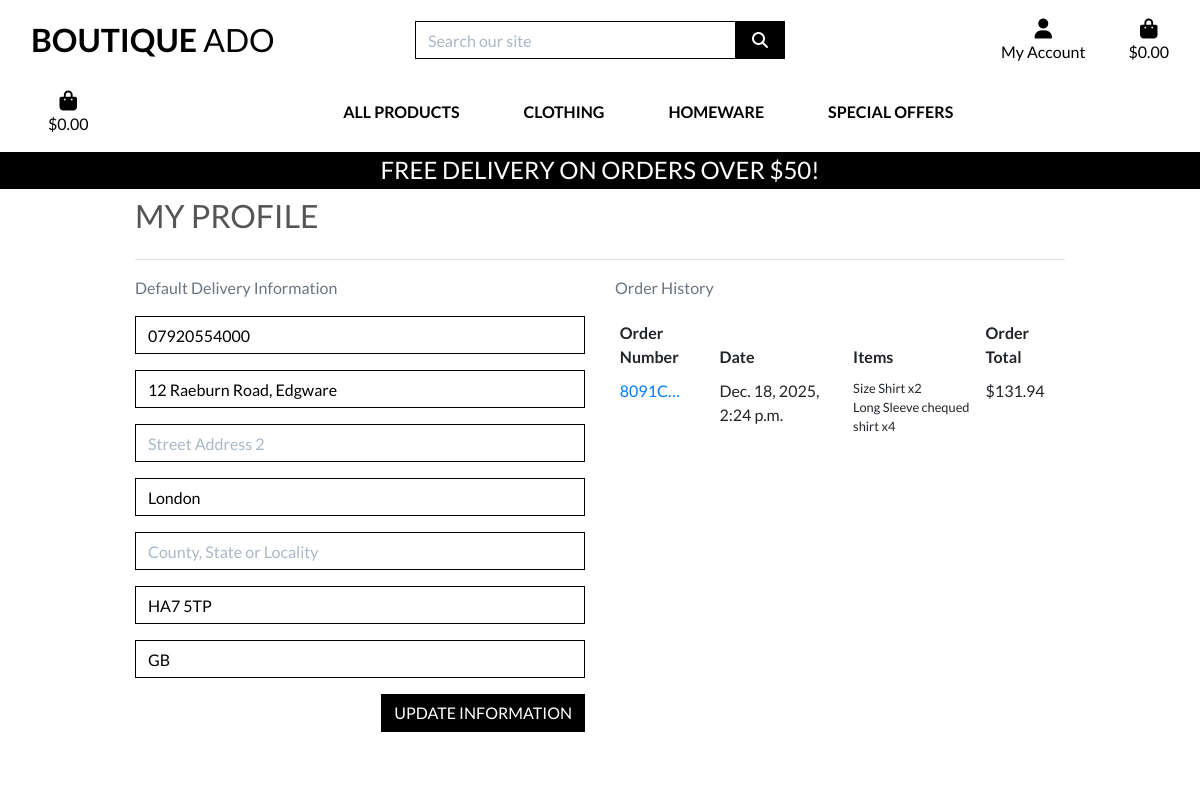
The page /profile/ (signed in) on the database as committed earlier.
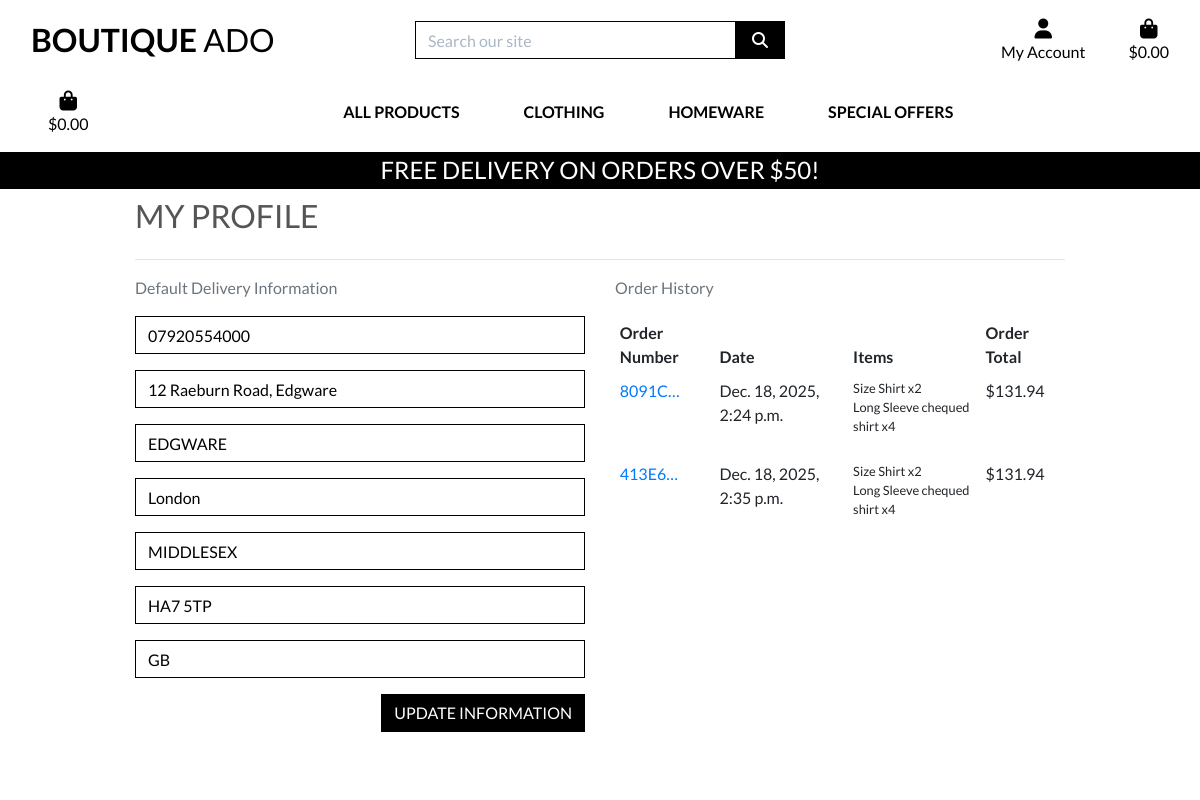
The same page on the database as committed later.
### profiles/models.py (models this page shows, shortened)
class UserProfile(models.Model):
    user = models.OneToOneField(User, on_delete=models.CASCADE)
    default_phone_number = models.CharField(max_length=20, null=True, blank=True)
    default_street_address1 = models.CharField(max_length=80, null=True, blank=True)
    default_street_address2 = models.CharField(max_length=80, null=True, blank=True)
    default_town_or_city = models.CharField(max_length=40, null=True, blank=True)
    default_county = models.CharField(max_length=80, null=True, blank=True)
    default_postcode = models.CharField(max_length=20, null=True, blank=True)
    default_country = CountryField(blank_label='Country', null=True, blank=True)

### checkout/models.py (models this page shows, shortened)
class Order(models.Model):
    order_number = models.CharField(max_length=32, null=False, editable=False)
    user_profile = models.ForeignKey(UserProfile, on_delete=models.SET_NULL,null=True,
                                     blank=True, related_name='orders')
    full_name = models.CharField(max_length=50, null=False, blank=False)
    email = models.EmailField(max_length=254, null=False, blank=False)
    phone_number = models.CharField(max_length=20, null=False, blank=False)
    country = CountryField(blank_label='Country *', null=False, blank=False)
    postcode = models.CharField(max_length=20, null=True, blank=True)
    town_or_city = models.CharField(max_length=40, null=False, blank=False)
    street_address1 = models.CharField(max_length=80, null=False, blank=False)
    street_address2 = models.CharField(max_length=80, null=True, blank=True)
    county = models.CharField(max_length=80, null=True, blank=True)
    date = models.DateTimeField(auto_now_add=True)
    delivery_cost = models.DecimalField(max_digits=6, decimal_places=2, null=False, default=0)
    order_total = models.DecimalField(max_digits=10, decimal_places=2, null=False, default=0)
    grand_total = models.DecimalField(max_digits=10, decimal_places=2, null=False, default=0)
    original_bag = models.TextField(null=False, blank=False, default='')
    stripe_pid = models.CharField(max_length=254, null=False, blank=False, default='')

class OrderLineItem(models.Model):
    order = models.ForeignKey(Order, null=False, blank=False, on_delete=models.CASCADE, related_name='lineitems')
    product = models.ForeignKey(Product, null=False, blank=False, on_delete=models.CASCADE)
    product_size = models.CharField(max_length=2, null=True, blank=True) # XS, S, M, L, XL
    quantity = models.IntegerField(null=False, blank=False, default=0)
    lineitem_total = models.DecimalField(max_digits=6, decimal_places=2, null=False, blank=False, editable=False)

### products/models.py (models this page shows, shortened)
class Product(models.Model):
    category = models.ForeignKey('Category', null=True, blank=True, on_delete=models.SET_NULL)
    sku = models.CharField(max_length=254, null=True, blank=True)
    name = models.CharField(max_length=254)
    description = models.TextField()
    has_sizes = models.BooleanField(default=False, null=True, blank=True)
    price = models.DecimalField(max_digits=6, decimal_places=2)
    rating = models.DecimalField(max_digits=6, decimal_places=2, null=True, blank=True)
    image_url = models.URLField(max_length=1024, null=True, blank=True)
    image = models.ImageField(null=True, blank=True)

### profiles/views.py (the view)
# urls.py: path('profile/', include('profiles.urls')),
def profile(request):
    profile = get_object_or_404(UserProfile, user=request.user)
    if request.method == 'POST':
        form = UserProfileForm(request.POST, instance=profile)
        if form.is_valid():
            form.save()
            messages.success(request, 'Profile updated successfully')
        else:
            messages.error(request, 'Update failed. Please ensure the form is valid.')
    else:
        form = UserProfileForm(instance=profile)
    orders = profile.orders.all()
    template = 'profiles/profile.html'
    context = {
        'form': form,
        'orders': orders,
        'on_profile_page': True
    }
    return render(request, template, context)

### bag/contexts.py (called while the page is built, shortened)
def bag_contents(request):
    bag_items = []
    total = 0
    product_count = 0
    bag = request.session.get('bag', {})
    if total < settings.FREE_DELIVERY_THRESHOLD:
        delivery = total * Decimal(settings.STANDARD_DELIVERY_PERCENTAGE / 100)
        free_delivery_delta = settings.FREE_DELIVERY_THRESHOLD - total
    else:
        delivery = 0
        free_delivery_delta = 0
    grand_total = delivery + total
    context = {
        'bag_items': bag_items,
        'total': total,
        'product_count': product_count,
        'delivery': delivery,
        'free_delivery_delta': free_delivery_delta,
        'free_delivery_threshold': settings.FREE_DELIVERY_THRESHOLD,
        'grand_total': grand_total,
    }
    return context

### profiles/templates/profiles/profile.html (shortened to what this page needs)
{% extends "base.html" %}
{% load static %}
{% block extra_css %}
    <link rel="stylesheet" href="{% static 'profiles/css/profile.css' %}">
{% endblock %}
{% block page_header %}
    <div class="container header-container">
    </div>
{% endblock %}
{% block content %}
    <div class="overlay"></div>
    <div class="container">
        <div class="row">
            <div class="col">
                <h2 class="logo-font mb-4">My Profile</h2>
                <hr>
            </div>
        </div>
<div class="row">
            <div class="col-12 col-lg-6">
                <p class="text-muted">Default Delivery Information</p>
                <form class="mt-3" action="{% url 'profile' %}" method="POST" id="profile-update-form">
                    {{ form|crispy }}
                    <button class="btn btn-black rounded-0 text-uppercase float-right">Update Information</button>
                </form>
            </div>
            <div class="col-12 col-lg-6">
                <p class="text-muted">Order History</p>
                <div class="order-history table-responsive">
                    <table class="table table-sm table-borderless">
                        <thead>
                            <tr>
                                <th>Order Number</th>
                                <th>Date</th>
                                <th>Items</th>
                                <th>Order Total</th>
                            </tr>
                        </thead>
                        <tbody>
                            {% for order in orders %}
                                <tr>
                                    <td>
                                        <a href="{% url 'order_history' order.order_number %}"
                                        title="{{ order.order_number }}">
                                            {{ order.order_number|truncatechars:6 }}
                                        </a>
                                    </td>
                                    <td>{{ order.date }}</td>
                                    <td>
                                        <ul class="list-unstyled">
                                            {% for item in order.lineitems.all %}
                                                <li class="small">
                                                    {% if item.product.has_sizes %}
                                                        Size {{ item.product.size|upper }}
                                                    {% endif %}{{ item.product.name }} x{{ item.quantity }}
                                                </li>
                                            {% endfor %}
                                        </ul>
                                    </td>
                                    <td>${{ order.grand_total }}</td>
                                </tr>
                            {% endfor %}
                        </tbody>
                    </table>
                </div>
            </div>
        </div>
    </div>
    {% endblock %}

Rows that differ between the two databases and show on the page:
changed UserProfile "12 Raeburn Road, Edgware": default_street_address2 (not shown) → "EDGWARE"; default_county (not shown) → "MIDDLESEX"
added Order: order_number "413E6…", date "Dec. 18, 2025, 2:35 p.m.", grand_total "131.94"
added OrderLineItem: product.name "Shirt", quantity "2", shown under "413E6…"
added OrderLineItem: product.name "Long Sleeve chequed shirt", quantity "4", shown under "413E6…"
